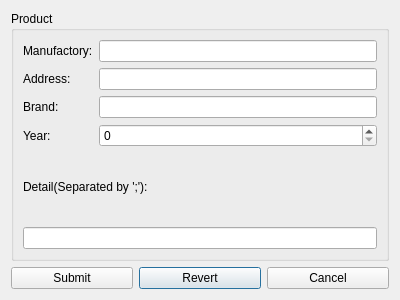
<?xml version="1.0" encoding="UTF-8"?>
<ui version="4.0">
 <class>edit_dialog</class>
 <widget class="QDialog" name="edit_dialog">
  <property name="geometry">
   <rect>
    <x>0</x>
    <y>0</y>
    <width>400</width>
    <height>300</height>
   </rect>
  </property>
  <property name="windowTitle">
   <string>Dialog</string>
  </property>
  <layout class="QGridLayout" name="gridLayout">
   <item row="1" column="1">
    <widget class="QPushButton" name="rever_button">
     <property name="text">
      <string>Revert</string>
     </property>
    </widget>
   </item>
   <item row="1" column="0">
    <widget class="QPushButton" name="submit_button">
     <property name="text">
      <string>Submit</string>
     </property>
    </widget>
   </item>
   <item row="1" column="2">
    <widget class="QPushButton" name="cancel_button">
     <property name="text">
      <string>Cancel</string>
     </property>
    </widget>
   </item>
   <item row="0" column="0" colspan="3">
    <widget class="QGroupBox" name="groupBox">
     <property name="title">
      <string>Product</string>
     </property>
     <layout class="QGridLayout" name="gridLayout_2">
      <item row="2" column="0">
       <widget class="QLabel" name="brand_label">
        <property name="text">
         <string>Brand:</string>
        </property>
       </widget>
      </item>
      <item row="0" column="0">
       <widget class="QLabel" name="manufactory_label">
        <property name="text">
         <string>Manufactory:</string>
        </property>
       </widget>
      </item>
      <item row="2" column="1">
       <widget class="QLineEdit" name="brand_edit"/>
      </item>
      <item row="1" column="0">
       <widget class="QLabel" name="address_label">
        <property name="text">
         <string>Address:</string>
        </property>
       </widget>
      </item>
      <item row="3" column="0">
       <widget class="QLabel" name="year_label">
        <property name="text">
         <string>Year:</string>
        </property>
       </widget>
      </item>
      <item row="4" column="0" colspan="2">
       <widget class="QLabel" name="detail_label">
        <property name="text">
         <string>Detail(Separated by ';'):</string>
        </property>
       </widget>
      </item>
      <item row="0" column="1">
       <widget class="QLineEdit" name="manufactory_edit"/>
      </item>
      <item row="3" column="1">
       <widget class="QSpinBox" name="year_edit">
        <property name="maximum">
         <number>9999</number>
        </property>
       </widget>
      </item>
      <item row="1" column="1">
       <widget class="QLineEdit" name="address_edit"/>
      </item>
      <item row="5" column="0" colspan="2">
       <widget class="QLineEdit" name="detail_edit"/>
      </item>
     </layout>
    </widget>
   </item>
  </layout>
 </widget>
 <resources/>
 <connections/>
</ui>
